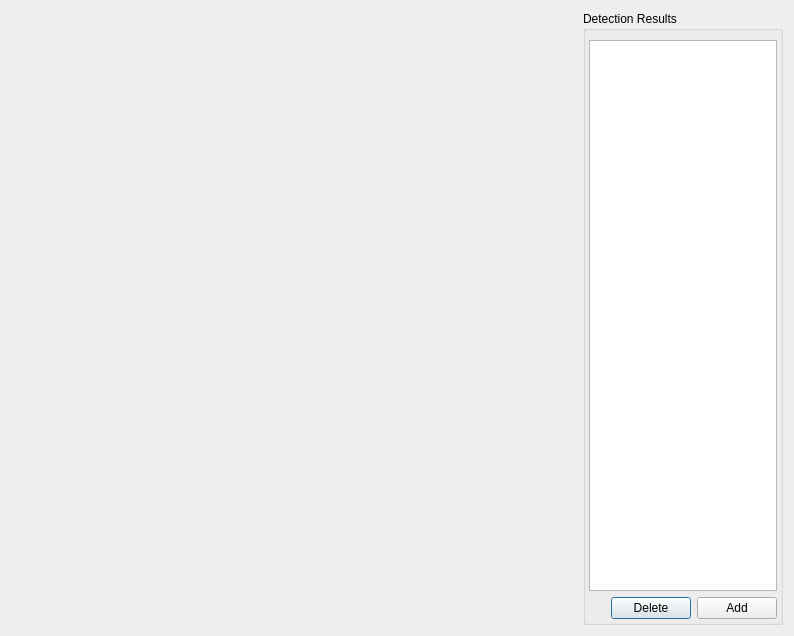
<?xml version="1.0" encoding="UTF-8"?>
<ui version="4.0">
 <class>Dialog</class>
 <widget class="QDialog" name="Dialog">
  <property name="geometry">
   <rect>
    <x>0</x>
    <y>0</y>
    <width>794</width>
    <height>636</height>
   </rect>
  </property>
  <property name="windowTitle">
   <string>Sigseg Detection</string>
  </property>
  <layout class="QGridLayout" name="gridLayout_2">
   <item row="0" column="0">
    <layout class="QVBoxLayout" name="vlayout">
     <item>
      <widget class="MatplotlibWidget" name="matplotlibwidget"/>
     </item>
    </layout>
   </item>
   <item row="0" column="1">
    <widget class="QGroupBox" name="groupBox">
     <property name="maximumSize">
      <size>
       <width>200</width>
       <height>16777215</height>
      </size>
     </property>
     <property name="title">
      <string>Detection Results</string>
     </property>
     <layout class="QVBoxLayout" name="verticalLayout">
      <property name="leftMargin">
       <number>3</number>
      </property>
      <property name="topMargin">
       <number>9</number>
      </property>
      <property name="rightMargin">
       <number>3</number>
      </property>
      <property name="bottomMargin">
       <number>3</number>
      </property>
      <item>
       <widget class="QListWidget" name="listWidget">
        <property name="maximumSize">
         <size>
          <width>200</width>
          <height>16777215</height>
         </size>
        </property>
        <property name="selectionMode">
         <enum>QAbstractItemView::MultiSelection</enum>
        </property>
       </widget>
      </item>
      <item>
       <layout class="QHBoxLayout" name="horizontalLayout">
        <property name="sizeConstraint">
         <enum>QLayout::SetFixedSize</enum>
        </property>
        <item>
         <spacer name="horizontalSpacer">
          <property name="orientation">
           <enum>Qt::Horizontal</enum>
          </property>
          <property name="sizeHint" stdset="0">
           <size>
            <width>40</width>
            <height>20</height>
           </size>
          </property>
         </spacer>
        </item>
        <item>
         <widget class="QPushButton" name="deleteButton">
          <property name="text">
           <string>Delete</string>
          </property>
         </widget>
        </item>
        <item>
         <widget class="QPushButton" name="addButton">
          <property name="text">
           <string>Add</string>
          </property>
         </widget>
        </item>
       </layout>
      </item>
     </layout>
    </widget>
   </item>
  </layout>
 </widget>
 <customwidgets>
  <customwidget>
   <class>MatplotlibWidget</class>
   <extends>QWidget</extends>
   <header>matplotlibwidget</header>
  </customwidget>
 </customwidgets>
 <resources/>
 <connections/>
</ui>
